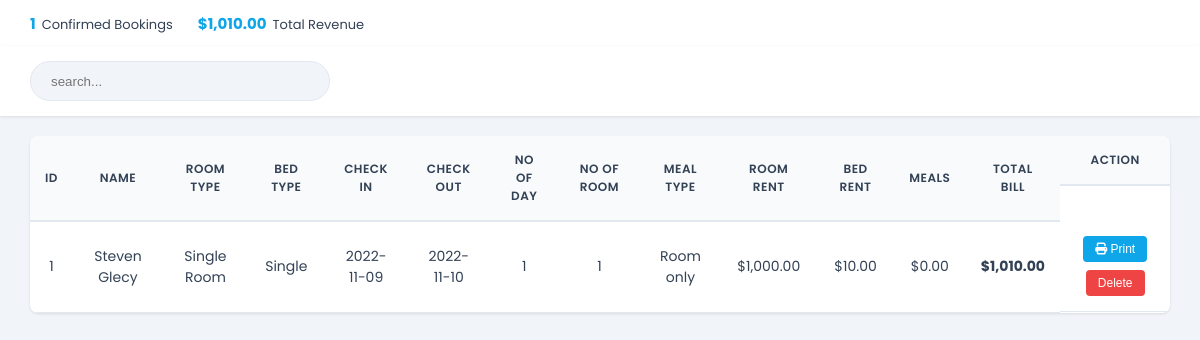
Screenshot of /admin/payment.php (signed in) with the database file from the repository.
### tables this page shows
CREATE TABLE `payment` (
  `id` int(30) NOT NULL AUTO_INCREMENT,
  `Name` varchar(30) NOT NULL,
  `Email` varchar(30) NOT NULL,
  `RoomType` varchar(30) NOT NULL,
  `Bed` varchar(30) NOT NULL,
  `NoofRoom` int(30) NOT NULL,
  `cin` date NOT NULL,
  `cout` date NOT NULL,
  `noofdays` int(30) NOT NULL,
  `roomtotal` double(8,2) NOT NULL,
  `bedtotal` double(8,2) NOT NULL,
  `meal` varchar(30) NOT NULL,
  `mealtotal` double(8,2) NOT NULL,
  `finaltotal` double(8,2) NOT NULL,
  `booking_id` int(10) DEFAULT NULL,
  PRIMARY KEY (`id`),
  KEY `fk_payment_roombook` (`booking_id`),
  CONSTRAINT `fk_payment_roombook` FOREIGN KEY (`booking_id`) REFERENCES `roombook` (`id`) ON DELETE SET NULL ON UPDATE CASCADE
);

### admin/payment.php (the view, shortened to what this page needs)
<?php
    require 'auth.php';
    $paymanttablesql = "SELECT * FROM payment ORDER BY id DESC";
    $paymantresult = mysqli_query($conn, $paymanttablesql);
    $payments = mysqli_fetch_all($paymantresult, MYSQLI_ASSOC);
    $totalRevenue = array_sum(array_column($payments, 'finaltotal'));
?>
<!DOCTYPE html>
<html lang="en">
<head>
    <link rel="stylesheet" href="https://cdnjs.cloudflare.com/ajax/libs/font-awesome/6.2.0/css/all.min.css"/>
	<link rel="stylesheet" href="css/roombook.css">
</head>
<body class="has-summary">
	<div class="roomsummary">
		<div class="stat"><strong><?php echo count($payments); ?></strong> Confirmed Bookings</div>
		<div class="stat"><strong>$<?php echo number_format($totalRevenue, 2); ?></strong> Total Revenue</div>
	</div>
	<div class="searchsection">
        <input type="text" name="search_bar" id="search_bar" placeholder="search..." onkeyup="searchFun()">
    </div>
    <div class="roombooktable">
        <table class="table table-bordered" id="table-data">
            <thead>
                <tr>
                    <th scope="col">Id</th>
                    <th scope="col">Name</th>
                    <th scope="col">Room Type</th>
                    <th scope="col">Bed Type</th>
                    <th scope="col">Check In</th>
                    <th scope="col">Check Out</th>
					<th scope="col">No of Day</th>
                    <th scope="col">No of Room</th>
					<th scope="col">Meal Type</th>
                    <th scope="col">Room Rent</th>
                    <th scope="col">Bed Rent</th>
                    <th scope="col">Meals</th>
					<th scope="col">Total Bill</th>
                    <th scope="col" class="action">Action</th>
                </tr>
            </thead>
            <tbody>
            <?php foreach ($payments as $res): ?>
                <tr>
                    <td><?php echo htmlspecialchars($res['id']) ?></td>
                    <td><?php echo htmlspecialchars($res['Name']) ?></td>
                    <td><?php echo htmlspecialchars($res['RoomType']) ?></td>
                    <td><?php echo htmlspecialchars($res['Bed']) ?></td>
					<td><?php echo htmlspecialchars($res['cin']) ?></td>
                    <td><?php echo htmlspecialchars($res['cout']) ?></td>
					<td><?php echo htmlspecialchars($res['noofdays']) ?></td>
                    <td><?php echo htmlspecialchars($res['NoofRoom']) ?></td>
                    <td><?php echo htmlspecialchars($res['meal']) ?></td>
                    <td>$<?php echo number_format($res['roomtotal'], 2) ?></td>
					<td>$<?php echo number_format($res['bedtotal'], 2) ?></td>
					<td>$<?php echo number_format($res['mealtotal'], 2) ?></td>
					<td><strong>$<?php echo number_format($res['finaltotal'], 2) ?></strong></td>
                    <td class="action">
                        <a href="invoiceprint.php?id=<?php echo urlencode($res['id']) ?>" target="_blank"><button class="btn btn-primary"><i class="fa-solid fa-print"></i> Print</button></a>
						<a href="paymantdelete.php?id=<?php echo urlencode($res['id']) ?>" onclick="return confirm('Delete this payment record?')"><button class="btn btn-danger">Delete</button></a>
                    </td>
                </tr>
            <?php endforeach; ?>
            </tbody>
        </table>
    </div>
</body>
</html>

### admin/css/roombook.css (style rules this page uses)
:root { --primary-color: #0ea5e9; --primary-hover: #0284c7; --success-color: #10b981; --danger-color: #ef4444; --bg-color: #f1f5f9; --card-bg: #ffffff; --text-color: #334155; --border-color: #e2e8f0; --shadow-sm: 0 1px 3px rgba(0,0,0,0.1); --radius: 8px; }
* { box-sizing: border-box; }
body { background-color: var(--bg-color); font-family: 'Poppins', sans-serif; color: var(--text-color); margin: 0; padding: 0; overflow-x: hidden; }
.roomsummary { position: fixed; top: 0; left: 0; width: 100%; background-color: var(--card-bg); border-bottom: 1px solid var(--border-color); display: flex; gap: 25px; padding: 12px 30px; z-index: 490; flex-wrap: wrap; }
.roomsummary .stat { display: flex; align-items: baseline; gap: 6px; font-size: 13px; color: var(--text-muted); }
.roomsummary .stat strong { font-size: 15px; color: var(--primary-color); }
.searchsection { height: 70px; width: 100%; display: flex; justify-content: space-between; align-items: center; background-color: var(--card-bg); padding: 0 30px; box-shadow: var(--shadow-sm); position: fixed; top: 0; z-index: 500; }
body.has-summary .searchsection { top: 46px; }
body.has-summary .roombooktable { margin-top: 136px; }
#search_bar { height: 40px; width: 300px; border: 1px solid var(--border-color); background-color: var(--bg-color); padding-left: 20px; border-radius: 20px; outline: none; transition: all 0.3s; }
.roombooktable { margin-top: 90px; padding: 0 30px 30px 30px; width: 100%; overflow-x: auto; }
.table { background-color: var(--card-bg); border-radius: var(--radius); overflow: hidden; box-shadow: var(--shadow-sm); border-collapse: collapse; width: 100%; }
.table thead th { background-color: #f8fafc; color: var(--text-color); font-weight: 600; text-transform: uppercase; font-size: 12px; letter-spacing: 0.5px; padding: 15px; border-bottom: 2px solid var(--border-color); text-align: center; }
.table tbody td { padding: 15px; border-bottom: 1px solid var(--border-color); text-align: center; vertical-align: middle; font-size: 14px; }
.action { display: flex; justify-content: center; gap: 8px; flex-wrap: wrap; }
.action button { border: none; border-radius: 4px; padding: 6px 12px; font-size: 12px; font-weight: 500; cursor: pointer; transition: 0.2s; color: white; }
.action .btn-primary { background-color: var(--primary-color); }
.action .btn-danger { background-color: var(--danger-color); }

### rows the page displays
payment: id "1", Name "Steven Glecy", RoomType "Single Room", Bed "Single", cin "2022-11-09", cout "2022-11-10", noofdays "1", NoofRoom "1", meal "Room only", roomtotal "1,000.00", bedtotal "10.00", mealtotal "0.00", finaltotal "1,010.00"

### other values shown
count($payments) "1"
$totalRevenue "1,010.00"
